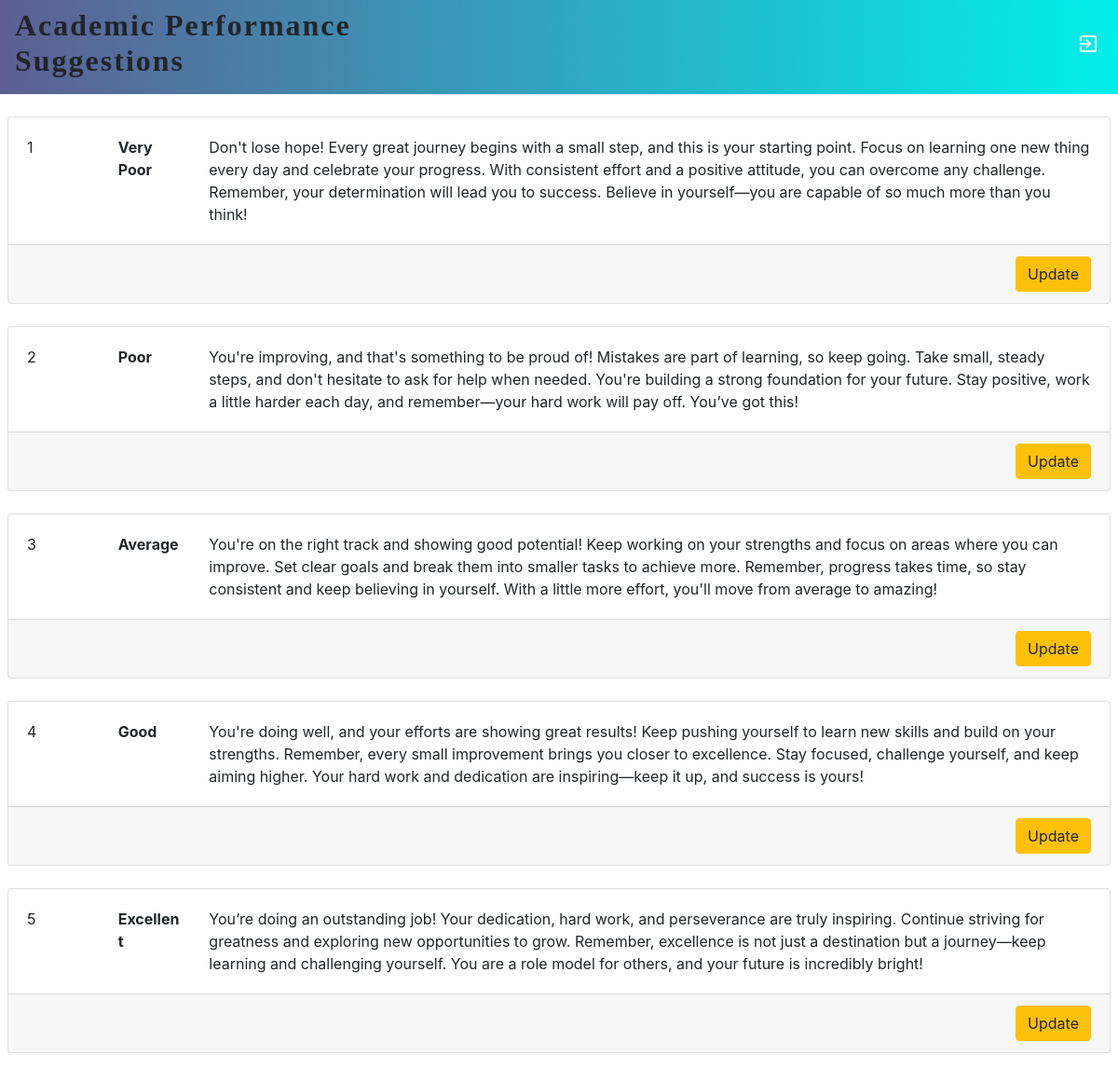
Screenshot of /account/suggestion/ with the database file from the repository.
### accounts/models.py (models this page shows, shortened)
class Categorys(models.Model):
    name = models.CharField(max_length=255)
    suggestion = models.TextField(null=True)

### accounts/views.py (the view)
# urls.py: path('suggestion/',SugView.as_view(),name='suggestions'),
class SugView(TemplateView):
    template_name="suggestions.html"
    def get_context_data(self, **kwargs):
        context = super().get_context_data(**kwargs)
        context['data']=Categorys.objects.all()
        return context

### accounts/templates/suggestions.html (shortened to what this page needs)
<!DOCTYPE html>
<html>
<head>
    <link rel="stylesheet" href="https://stackpath.bootstrapcdn.com/bootstrap/4.3.1/css/bootstrap.min.css">
</head>
<body>
{% load static %}
<nav class="navbar navbar-expand-lg navbar-light sticky-top" style="background: rgb(2,0,36);
background: linear-gradient(90deg, rgba(2,0,36,1) 0%, rgba(19,19,53,1) 0%, rgba(94,94,147,1) 0%, rgba(1,239,236,1) 100%);position:relative fixed;width: 100%;">
    <div>
        <h2 class="mr-2" style="text-align: left; letter-spacing: 2px;font-family:fantasy;font-weight: bold;" >Academic Performance Suggestions</h2>
    </div>
    <div style="margin-left: 60%;text-decoration: none;color: white;padding: 4px;border-radius: 0.5rem;" ><a href="{% url 'h' %}" class="text-white"><span class="material-symbols-outlined">
        </span></a></div>
</nav>
        {% for i in data %}
        <div class="mt-4 ml-2 mr-2">
            <div class="card mb-3" >
                <div class="card-body">
                    <div class="row">
                        <div class="col-1">{{ forloop.counter }}</div>
                        <div class="col-1 font-weight-bolder ">{{ i.name }}</div>
                        {% if i.suggestion == none  %}
                        {% else %}
                           <div class="col">{{i.suggestion}}</div>
                        {% endif %}
                    </div>
                </div>
                <div class="card-footer text-muted" >
                    <a href="{% url 'supd' i.id %}" class="btn btn-warning" style="float:right;">
                        Update
                    </a>
                </div>
            </div>
        </div>
        {% endfor %}
</body>
</html>

### rows the page displays
Categorys: name "Very Poor", suggestion "Don't lose hope! Every great journey begins with a small step, and this is your starting point. Focus on learning one new thing every day and celebrate your progress. With consistent effort and a positive attitude, you can overcome any challenge. Remember, your determination will lead you to success. Believe in yourself—you are capable of so much more than you think!"
Categorys: name "Poor", suggestion "You're improving, and that's something to be proud of! Mistakes are part of learning, so keep going. Take small, steady steps, and don't hesitate to ask for help when needed. You're building a strong foundation for your future. Stay positive, work a little harder each day, and remember—your hard work will pay off. You’ve got this!"
Categorys: name "Average", suggestion "You're on the right track and showing good potential! Keep working on your strengths and focus on areas where you can improve. Set clear goals and break them into smaller tasks to achieve more. Remember, progress takes time, so stay consistent and keep believing in yourself. With a little more effort, you'll move from average to amazing!"
Categorys: name "Good", suggestion "You're doing well, and your efforts are showing great results! Keep pushing yourself to learn new skills and build on your strengths. Remember, every small improvement brings you closer to excellence. Stay focused, challenge yourself, and keep aiming higher. Your hard work and dedication are inspiring—keep it up, and success is yours!"
Categorys: name "Excellent", suggestion "You’re doing an outstanding job! Your dedication, hard work, and perseverance are truly inspiring. Continue striving for greatness and exploring new opportunities to grow. Remember, excellence is not just a destination but a journey—keep learning and challenging yourself. You are a role model for others, and your future is incredibly bright!"
